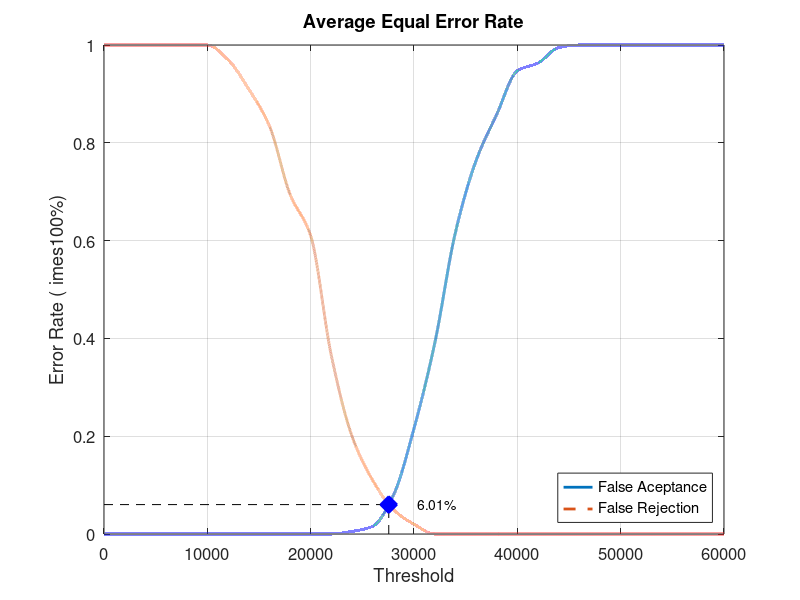
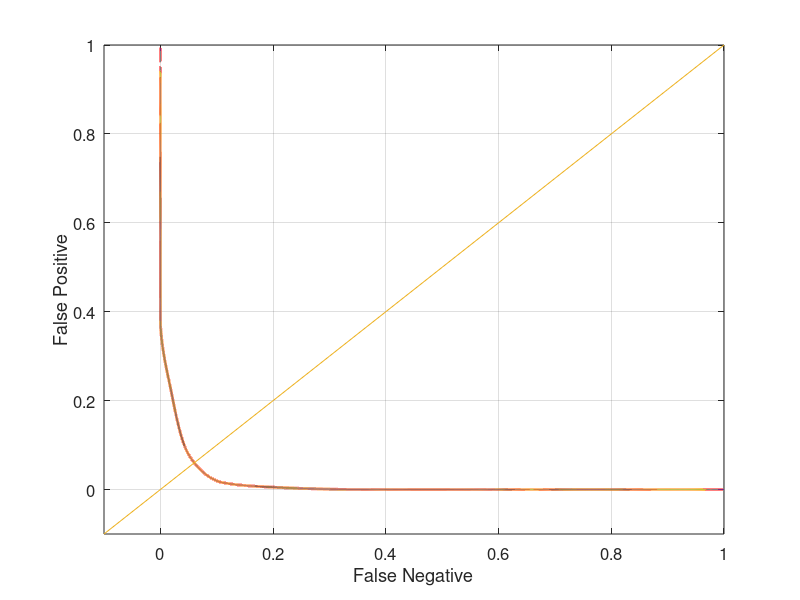

The MATLAB source for these figures, in order:
close all;
clear;
clc;
x = 0:2000:60000;
xq = 0:0.5:60000;

y0 = [0 0 0 0 0 0 0 0 0 0 0 0 0.00526316 0.0157895 0.0789474 0.215789 0.389474 0.615789 0.763158 0.857895 0.947368 0.963158 0.994737 1 1 1 1 1 1 1 1]
yy0 = interp1(x, y0, xq, 'pchip');
y1 = [1 1 1 1 1 1 0.97 0.91 0.835 0.695 0.61 0.365 0.2 0.11 0.05 0.02 0 0 0 0 0 0 0 0 0 0 0 0 0 0 0]
yy1 = interp1(x, y1, xq, 'pchip');

% Calculating EER: 
y2 = abs(y0 - y1);
find(y2 == min(y2))
yy2 = abs(yy0 - yy1);
xEER = find(yy2 == min(yy2));
xEERIndex = xq(xEER) % X-axis EER
yEER = yy0(xEER) % Y-axis EER

main = figure
plot(xq, yy0,'-','LineWidth', 2);	hold on
plot(xq, yy1,'--','LineWidth', 2);	hold on
plot([xEERIndex xEERIndex], [0 yEER], 'k--');	hold on
plot([0 xEERIndex], [yEER yEER], 'k--');	hold on
plot(xEERIndex, yEER, 'bx', 'LineWidth', 10);	hold on
text(xEERIndex + 10 * xEERIndex / 100, yEER, [num2str(round((10000 * yEER)) / 100) '%'])
legend('False Aceptance', 'False Rejection', 'Location', 'SouthEast')
xlabel('Threshold')
ylabel('Error Rate (	imes100%)')
title('Average Equal Error Rate')
set(gca, 'FontSize', 12)
axis([0 60000 0 1])
grid on

print(main, 'Database5_1Main', '-dpng');
FNRxFPR = figure('Color', [1 1 1]);
plot(yy1, yy0, '-', yy1, yy0, 'LineWidth', 2);
hold on
y = -0.1:0.1:1
plot(y, y); 
set(gca, 'FontSize', 12)
xlabel('False Negative')
ylabel('False Positive')
axis([-0.1 1 -0.1 1])
set(gca, 'FontSize', 12)
grid on

print(FNRxFPR, 'Database5_1FNRxFPR','-dpng');
